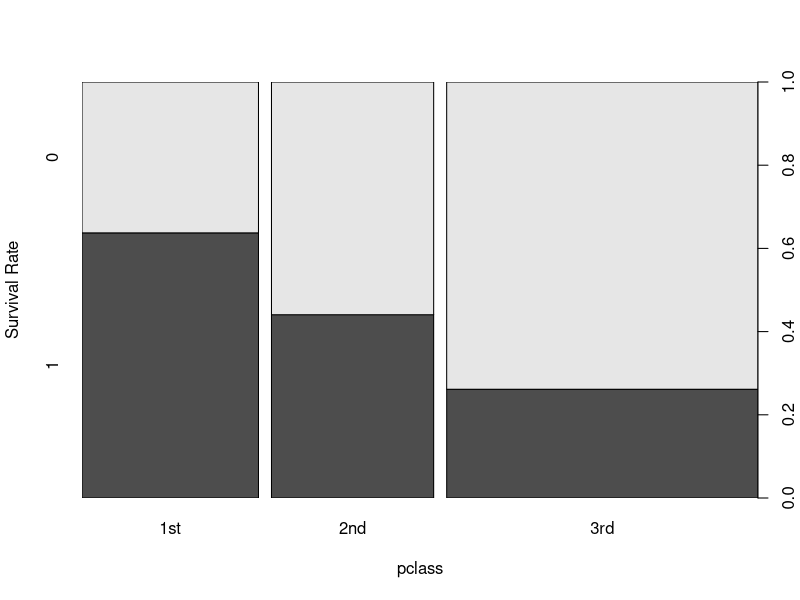
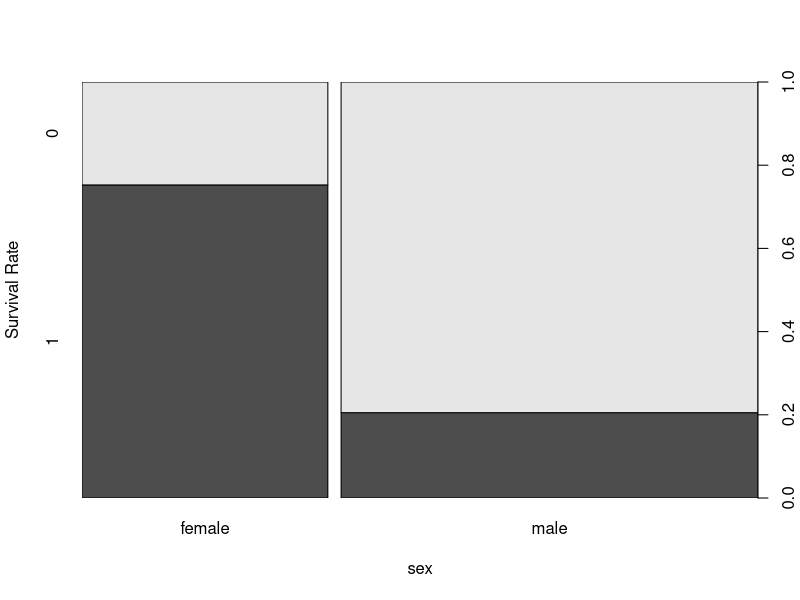

These figures' R source, in order: (Note: this script raises an error after producing the figures.)
### 1. decide what you want to predict -----

### I want to predict the probability of surviving the titanic

### 2a. find the data -----

??titanic

library(earth)

data(etitanic)

?etitanic

### 2b. explore the data -----

summary(etitanic)

with(etitanic, table(survived))
with(etitanic, table(survived, pclass))

surv_count <- with(etitanic, table(survived))
surv_by_class_count <- with(etitanic, table(survived, pclass))

prop.table(surv_count)
prop.table(surv_by_class_count, margin=1)
prop.table(surv_by_class_count, margin=2)

with(etitanic, plot(pclass, as.factor(survived), xlab="pclass"
                    , ylab="Survival Rate"))

with(etitanic, plot(sex, as.factor(survived), xlab="sex"
                    , ylab="Survival Rate"))

### 3. transform the data ----

etitanic$survived_d <- as.factor(ifelse(etitanic$survived == 1, 'Alive', 'Dead'))

etitanic$survived_d <- relevel(etitanic$survived_d, ref='Dead')

summary(etitanic)

table(etitanic$survived)

etitanic2 <- subset(etitanic, select=-c(survived))

summary(etitanic2)

### 4. split the data between train and test -----

library(caret)

set.seed(1234)
training <- createDataPartition(etitanic2$survived_d, p = 0.7, list=FALSE)

trainData <- etitanic2[training,]
testData <- etitanic2[-training,]

### 5. choose a performance metric --- 

fitControl <- trainControl(method="cv", classProbs = TRUE, summaryFunction = twoClassSummary)
perfmetric <- "ROC"

### 6. try many algos ----

## logistic regression
set.seed(1234)
logit.mod <- train(survived_d ~ ., data=trainData, trControl=fitControl, method="glm", metric=perfmetric)

## MARS
set.seed(1234)
earth.mod <- train(survived_d ~ ., data=trainData, trControl=fitControl, method="earth", metric=perfmetric)

## CART
set.seed(1234)
cart.mod <- train(survived_d ~ ., data=trainData, trControl=fitControl, method="rpart", metric=perfmetric)

## Random Forest
set.seed(1234)
rf.mod <- train(survived_d ~ ., data=trainData, trControl=fitControl, method="rf", metric=perfmetric)

## Gradient Boosting
set.seed(1234)
boosting.mod <- train(survived_d ~ ., data=trainData, trControl=fitControl, method="xgbTree", metric=perfmetric)

### 7. pick the best algo -----

preds_testData <- predict(list(logit=logit.mod, MARS=earth.mod, CART=cart.mod, RF=rf.mod, Boosting=boosting.mod), newdata=testData
                          ,type="prob")

str(preds_testData)

keepOnlyAlive <- function(df){
  keep <- df$Alive
  return(keep)
}

preds_testData_filt <- lapply(preds_testData, keepOnlyAlive)

preds_testData_df <- as.data.frame(preds_testData_filt)

str(preds_testData_df)

library(caTools)

allMods <- colAUC(preds_testData_df, testData$survived_d, plotROC = TRUE)

allMods

### 8. fit the final model using all the data ---

set.seed(1234)
final.boosting.mod <- train(survived_d ~ ., data=etitanic2, trControl=fitControl, method="xgbTree", metric=perfmetric)
varImp(final.boosting.mod)

set.seed(1234)
final.logit.mod <- train(survived_d ~ ., data=etitanic2, trControl=fitControl, method="glm", metric=perfmetric)
varImp(final.logit.mod)
summary(final.logit.mod$finalModel)
